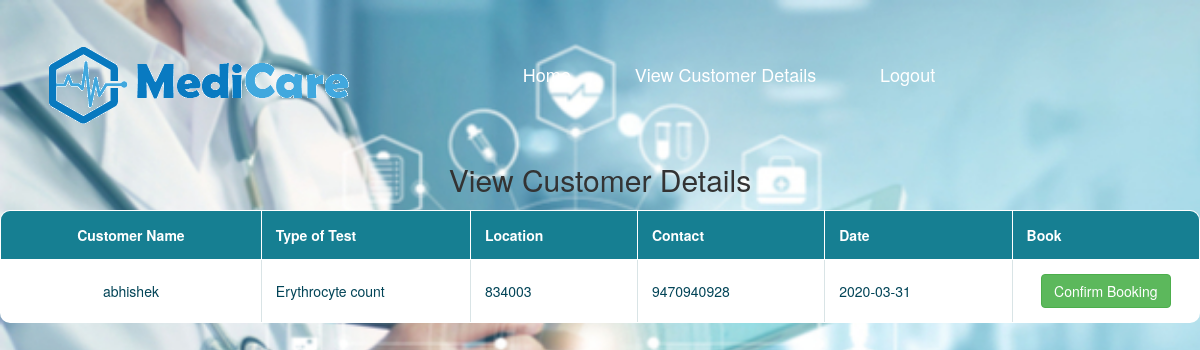
Screenshot of /customerdetails.php (signed in) with the database file from the repository.
### tables this page shows
CREATE TABLE `bookings` (
  `id` int(25) NOT NULL,
  `cname` varchar(256) NOT NULL,
  `tname` varchar(256) NOT NULL,
  `pincode` int(11) NOT NULL,
  `mobile` varchar(256) NOT NULL,
  `types` varchar(256) NOT NULL,
  `date` date NOT NULL
);

### customerdetails.php (the view, shortened to what this page needs)
<?php
include_once 'includes/dbh.inc.php';
include_once 'technicianheader.php';
?>
<br>
<center><h2>View Customer Details</h2></center>
<center>
    <table class ="responstable">
        <tr style="color:black">
            <th>Customer Name</th>
             <th>Type of Test</th>
              <th>Location</th>
               <th>Contact</th>
                   <th>Date</th>
                <th>Book</th>
        </tr>
        <?php
        $suser=$_SESSION['user'];
        $sql="SELECT * FROM bookings WHERE tname='$suser'";
        $result=mysqli_query($conn,$sql);
        $resultcheck=mysqli_num_rows($result);
        if($resultcheck<1)
        {?>
            <center><h2>No customer</h2></center>
       <?php }
        else{
            while($row=mysqli_fetch_assoc($result)){?>
            <tr>
                    <td><?php echo $row['cname']?></td>
                    <td><?php echo $row['types']?></td>
                    <td><?php echo $row['pincode']?></td>
                    <td><?php echo $row['mobile']?></td>
                    <td><?php echo $row['date']?></td>
                    <td><form action ="adddetails.php" method ="POST">
                    <center><button type ="submit" name ="submit" value ="<?php echo $row['cname']?>" class ="btn btn-success">Confirm Booking</button></center></form></td>
                    </tr>
          <?php  }
        }
        ?>
    </table>
</center>
</body>
</html>

### technicianheader.php (style rules this page uses)
body { background-image:url(images/banner5.jpg); background-size:cover; background-repeat:no-repeat; }

### customerdetails.php (style rules this page uses)
.responstable { margin: 1em 0; width: 100%; overflow: hidden; background: #fff; color: #024457; border-radius: 10px; border: 1px solid #167f92; }
.responstable tr { border: 1px solid #d9e4e6; }
.responstable tr:nth-child(odd) { background-color: #eaf3f3; }
.responstable th { display: none; border: 1px solid #fff; background-color: #167f92; color: #fff; padding: 1em; }
.responstable th:first-child { display: table-cell; text-align: center; }
.responstable th:nth-child(2) { display: table-cell; }
.responstable th:nth-child(2):after { content: attr(data-th); }
@media (min-width: 480px) { .responstable th:nth-child(2):after { display: none; } }
.responstable td { display: block; word-wrap: break-word; max-width: 7em; }
.responstable td:first-child { display: table-cell; text-align: center; border-right: 1px solid #d9e4e6; }
@media (min-width: 480px) { .responstable td { border: 1px solid #d9e4e6; } }
.responstable th, .responstable td { text-align: left; margin: 0.5em 1em; }
@media (min-width: 480px) { .responstable th, .responstable td { display: table-cell; padding: 1em; } }

### rows the page displays
bookings: cname "abhishek", types "Erythrocyte count", pincode "834003", mobile "9470940928", date "2020-03-31"
